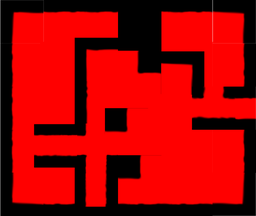
#> input picture fullmap/fullmap.png, 256 x 216 px, shrunk from 783 x 661 before the run; its folder holds only this picture in this run
$ python -i pixel_processor.py   (imports and definitions only)
#> lines starting #> are read from the running program, lines starting #| are printed output that depends on the picture
import numpy as np
from PIL import Image
import os
import cv2
import colorsys
import math

class SeamlessTileProcessor:
    """
    A processor specialized for creating seamless tileable terrain textures.
    Can produce exact 16x16 pixel art tiles appropriate for retro-style games.
    """

    def __init__(self, num_colors=16, grid_size=4, scale_factor=1, force_16x16=False):
        """
        Initialize the SeamlessTileProcessor.

        Args:
            num_colors: Maximum number of colors in the output palette
            grid_size: Size of pixel blocks (smaller = less pixelated)
            scale_factor: Upscaling factor for the final image
            force_16x16: Whether to force the output to be exactly 16x16 pixels
        """
        self.num_colors = num_colors
        self.grid_size = max(1, grid_size)
        self.scale_factor = max(1, scale_factor)
        self.force_16x16 = force_16x16

    def load_image(self, image_path):
        """Load and convert image to RGBA mode."""
        img = Image.open(image_path)
        if img.mode != 'RGBA':
            img = img.convert('RGBA')
        return img

    def quantize_colors(self, img):
        """
        Reduce the number of colors in the image.
        Uses k-means clustering to find the optimal color palette.

        Args:
            img: PIL Image object

        Returns:
            PIL Image with reduced color palette
        """
        # Convert to numpy array
        img_array = np.array(img)
        height, width = img_array.shape[:2]

        # Create output array
        output = np.zeros_like(img_array)

        # Get all non-transparent pixels
        mask = img_array[:, :, 3] > 10
        valid_pixels = img_array[mask]

        if len(valid_pixels) == 0:
            print("Warning: Image contains no valid pixels")
            return img

        # Extract RGB values for clustering
        pixels = valid_pixels[:, :3].reshape(-1, 3).astype(np.float32)

        # Check if we have fewer unique colors than requested
        unique_colors = np.unique(pixels, axis=0)
        if len(unique_colors) <= self.num_colors:
            print(f"Image already has fewer unique colors ({len(unique_colors)}) than requested ({self.num_colors})")
            return img

        # Apply k-means clustering to find the optimal palette
        criteria = (cv2.TERM_CRITERIA_EPS + cv2.TERM_CRITERIA_MAX_ITER, 100, 0.2)
        _, labels, palette = cv2.kmeans(pixels, self.num_colors, None, criteria, 10, cv2.KMEANS_RANDOM_CENTERS)

        # Convert to uint8
        palette = palette.astype(np.uint8)

        # Map each pixel to the closest color in the palette
        for y in range(height):
            for x in range(width):
                if img_array[y, x, 3] > 10:  # Only process visible pixels
                    pixel = img_array[y, x, :3].astype(np.float32).reshape(1, 3)

                    # Find the closest color in the palette
                    distances = np.sum((palette - pixel) ** 2, axis=1)
                    closest_color_index = np.argmin(distances)

                    # Assign the closest color
                    output[y, x, :3] = palette[closest_color_index]
                    output[y, x, 3] = 255  # Fully opaque
                else:
                    output[y, x] = [0, 0, 0, 0]  # Fully transparent

        return Image.fromarray(output)

    def pixelate(self, img):
        """
        Pixelate the image to create a pixel art style.
        If force_16x16 is True, will resize to exactly 16x16 pixels.

        Args:
            img: PIL Image object

        Returns:
            Pixelated PIL Image
        """
        # Get image dimensions
        width, height = img.size

        if self.force_16x16:
            # Direct resize to 16x16
            return img.resize((16, 16), Image.NEAREST)
        else:
            # Standard pixelation process
            # Calculate size for downsampling
            target_w = max(1, width // self.grid_size)
            target_h = max(1, height // self.grid_size)

            # Downsample the image
            small_img = img.resize((target_w, target_h), Image.NEAREST)

            # Upsample back to original size
            result = small_img.resize((width, height), Image.NEAREST)

            return result

    def harmonize_colors(self, img, saturation_factor=1.1, value_factor=1.05):
        """
        Optional: Harmonize colors to create a more cohesive palette.
        Slightly increases saturation and brightness for more vibrant terrain textures.

        Args:
            img: PIL Image object
            saturation_factor: Factor to adjust saturation (1.0 = no change)
            value_factor: Factor to adjust brightness (1.0 = no change)

        Returns:
            PIL Image with harmonized colors
        """
        img_array = np.array(img)
        height, width = img_array.shape[:2]

        # Create output array
        output = np.zeros_like(img_array)

        # Adjust colors using HSV color space
        for y in range(height):
            for x in range(width):
                if img_array[y, x, 3] > 10:  # Only process visible pixels
                    r, g, b = img_array[y, x, :3]

                    # Convert to HSV
                    h, s, v = colorsys.rgb_to_hsv(r/255, g/255, b/255)

                    # Adjust saturation and value
                    s = min(1.0, s * saturation_factor)
                    v = min(1.0, v * value_factor)

                    # Convert back to RGB
                    r, g, b = colorsys.hsv_to_rgb(h, s, v)

                    # Scale back to 0-255 range
                    output[y, x, :3] = [int(r*255), int(g*255), int(b*255)]
                    output[y, x, 3] = img_array[y, x, 3]  # Preserve original alpha
                else:
                    output[y, x] = [0, 0, 0, 0]  # Fully transparent

        return Image.fromarray(output)

    # [27 lines left out: function scale, not called in this run]

    def ensure_seamless(self, img):
        """
        Process a texture to make it more seamless.
        This function has been disabled to prevent edge blending artifacts.

        Args:
            img: PIL Image object

        Returns:
            Original PIL Image without modification
        """
        # Function disabled - return original image without modifications
        print("Edge blending disabled - returning original image")
        return img

    def process_texture(self, img_or_path, output_path=None, make_seamless=True, harmonize=True):
        """
        Process a texture image with all steps.

        Args:
            img_or_path: PIL Image object or path to image file
            output_path: Where to save the processed image (optional)
            make_seamless: Whether to make the texture seamless
            harmonize: Whether to harmonize colors

        Returns:
            Processed PIL Image
        """
        # Load image if path provided
        if isinstance(img_or_path, str):
            img = self.load_image(img_or_path)
#> in load_image, img is the input picture: PIL image 256x216 RGBA; mean R, G, B, A 166.2, 0, 0, 254.5
        else:
            img = img_or_path

        # Step 1: If forcing 16x16, do immediate resize for faster processing
        if self.force_16x16:
            print("Resizing to 16x16 pixels...")
            img = img.resize((16, 16), Image.LANCZOS)  # Use LANCZOS for better quality initial resize

        # Step 2: Color quantization
        print("Quantizing colors...")
        img = self.quantize_colors(img)
#> in quantize_colors, `mask = img_array[:, :, 3] > 10`: mask: shape (216, 256) bool; every value is 1
#> in quantize_colors, `unique_colors = np.unique(pixels, axis=0)`: unique_colors = 255 rows, first 8: [0, 0, 0], [1, 0, 0], [2, 0, 0], [3, 0, 0], [4, 0, 0], [5, 0, 0], [6, 0, 0], [7, 0, 0]
#> in quantize_colors, `_, labels, palette = cv2.kmeans(pixels, self.num_colors, None, criteri..`: palette = 16 rows, first 8: [58.92, 0, 0], [41.35, 0, 0], [0.265, 0, 0], [188.7, 0, 0], [230.8, 0, 0], [118.8, 0, 0], [73.93, 0, 0], [241.3, 0, 0]
#> in quantize_colors, `palette = palette.astype(np.uint8)`: palette = 16 rows, first 8: [58, 0, 0], [41, 0, 0], [0, 0, 0], [188, 0, 0], [230, 0, 0], [118, 0, 0], [73, 0, 0], [241, 0, 0]

        # Step 3: Optional color harmonization for more vibrant terrain
        if harmonize:
            print("Harmonizing colors...")
            img = self.harmonize_colors(img)

        # Step 4: Make seamless if requested
        if make_seamless:
            print("Making texture seamless...")
            img = self.ensure_seamless(img)

        # Step 5: Pixelate (if not already 16x16)
        if not self.force_16x16 or (img.width != 16 or img.height != 16):
            print("Pixelating texture...")
            img = self.pixelate(img)
#> in pixelate, `small_img = img.resize((target_w, target_h), Image.NEAREST)`:
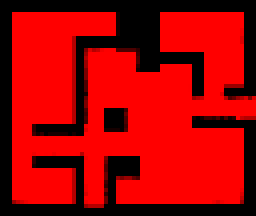
#> small_img: PIL image 64x54 RGBA (shown 4 times larger); mean R, G, B, A 167.7, 0, 0, 255

        # Step 6: Scale if needed
        if self.scale_factor > 1:
            print(f"Scaling by factor {self.scale_factor}...")
            img = self.scale(img)

        # Save if output path provided
        if output_path:
            os.makedirs(os.path.dirname(output_path), exist_ok=True)
            img.save(output_path, "PNG")
            print(f"Saved processed texture to {output_path}")

            # Also save a reasonable display version for easy viewing if we have a very large scale
            if self.force_16x16 and self.scale_factor >= 8:
                display_size = 128  # Default display size
                display_path = output_path.replace(".png", "_display.png")
                img_resized = img.resize((display_size, display_size), Image.NEAREST)
                img_resized.save(display_path, "PNG")
                print(f"Saved compact display version ({display_size}x{display_size}) to {display_path}")
            # For smaller scales, save a display version only if we're at the base 16x16
            elif self.force_16x16 and self.scale_factor == 1:
                display_path = output_path.replace(".png", "_display.png")
                img.resize((128, 128), Image.NEAREST).save(display_path, "PNG")
                print(f"Saved display version (128x128) to {display_path}")

        return img

    # [24 lines left out: function process_directory, not called in this run]

>>> result = SeamlessTileProcessor().process_texture('../fullmap/fullmap.png')

$ run again, on fullmap/tiled_floor.png
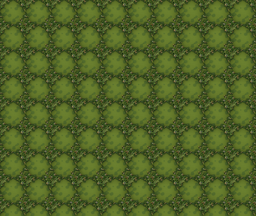
#> input picture fullmap/tiled_floor.png, 256 x 216 px, shrunk from 783 x 661 before the run
#> in load_image, img is the input picture: PIL image 256x216 RGBA; mean R, G, B, A 80.3, 98.3, 38.6, 255
#> mask: shape (216, 256) bool; every value is 1
#> in quantize_colors, `_, labels, palette = cv2.kmeans(pixels, self.num_colors, None, criteri..`: palette = 16 rows, first 8: [111, 115.5, 58.25], [96.6, 116.5, 41.7], [55.39, 72.97, 29.61], [105.6, 107.1, 74.17], [77.79, 83.45, 43.86], [82.49, 104.6, 43.62], [79.59, 97.86, 36.81], [90.03, 108.4, 38.65]
#> in quantize_colors, `palette = palette.astype(np.uint8)`: palette = 16 rows, first 8: [110, 115, 58], [96, 116, 41], [55, 72, 29], [105, 107, 74], [77, 83, 43], [82, 104, 43], [79, 97, 36], [90, 108, 38]
#> in pixelate, `small_img = img.resize((target_w, target_h), Image.NEAREST)`:
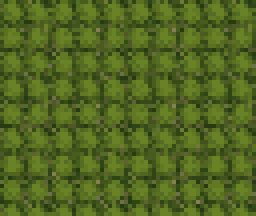
#> small_img: PIL image 64x54 RGBA (shown 4 times larger); mean R, G, B, A 81.9, 102.7, 33.3, 255
